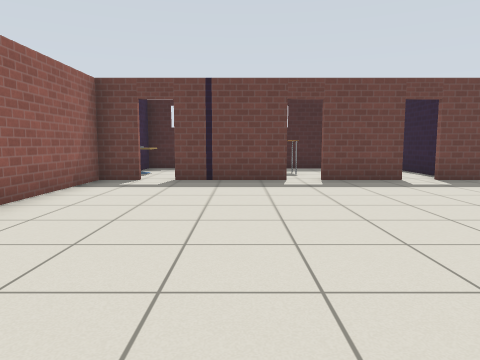
view 1 (above)

17 first-person views from a walk through a robot-simulator world made for Gazebo. The camera is 0.9 m above the floor, tilts 6° down and sees 70° across. The floor is counted in squares, 1 m on a side. Each view is taken from the middle of a square. On the plan, view 1 faces up. The plan holds only what a view shows up to about 12 squares ahead; the rest is blank. Robots are left out. Simple patterns stand in for the simulator's built-in surfaces.

view 2
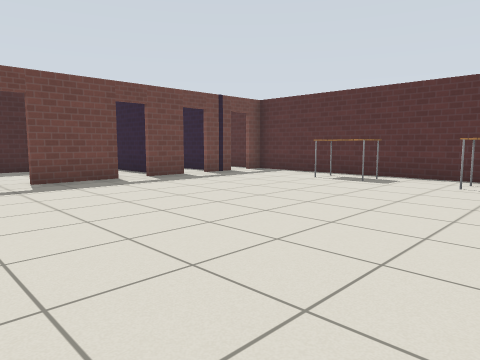

view 3
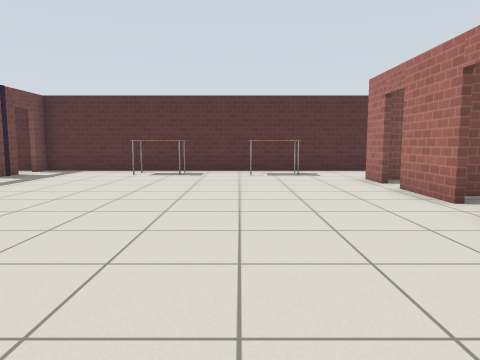

view 4
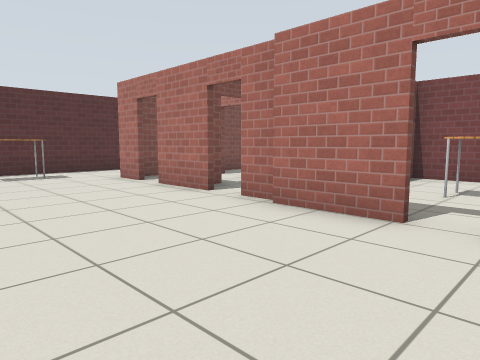

view 5
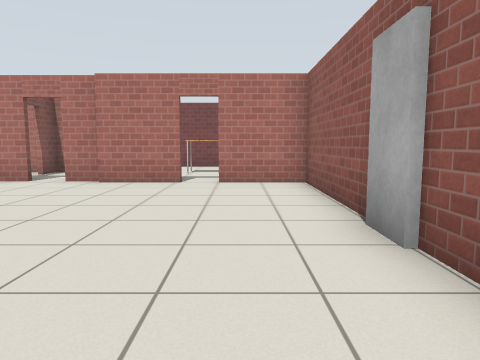

view 6
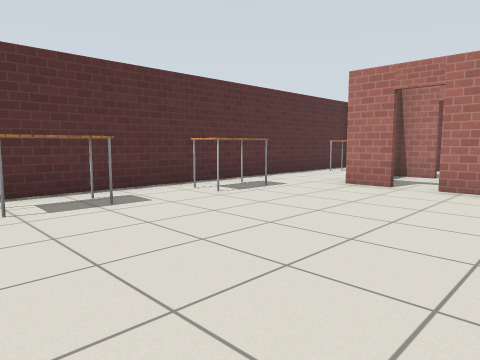

view 7
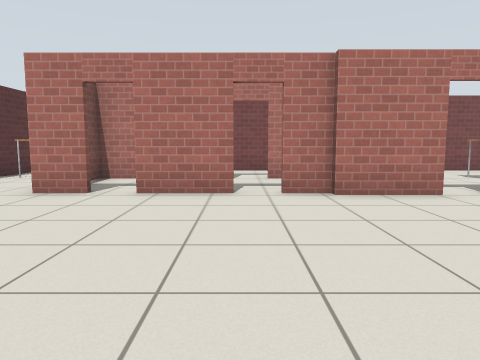

view 8
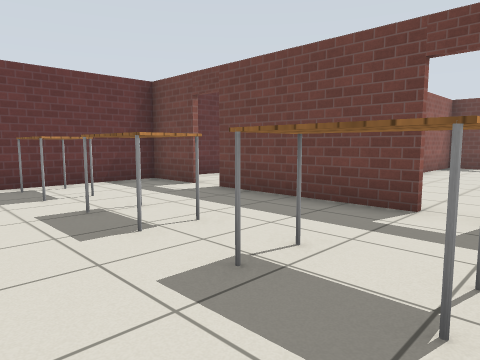

view 9
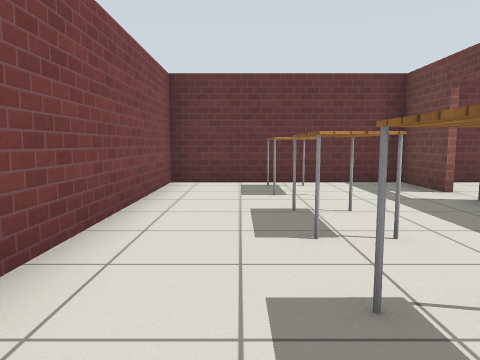

view 10
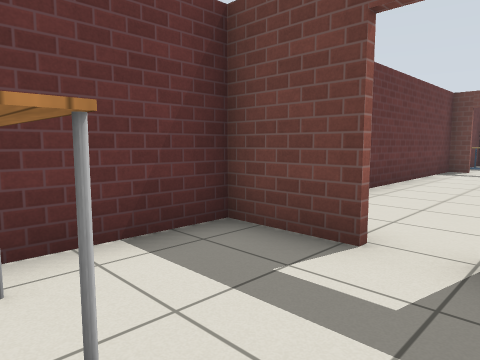

view 11
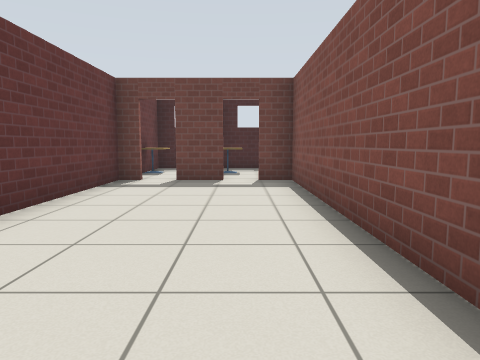

view 12
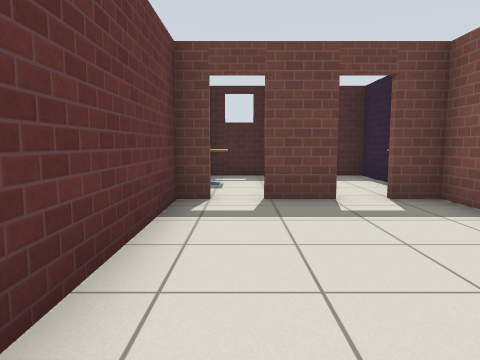

view 13
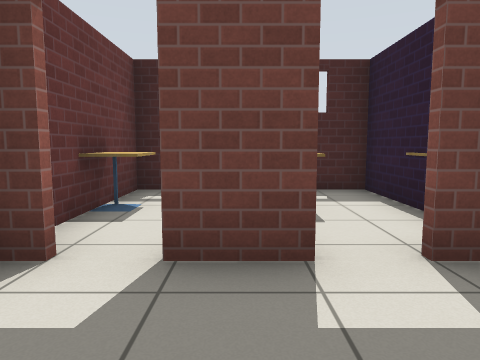

view 14
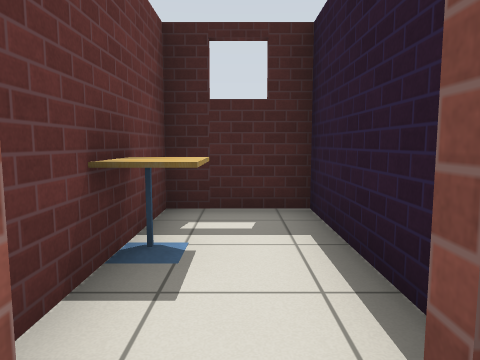

view 15
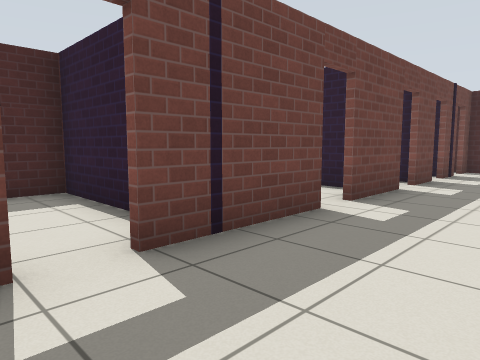

view 16
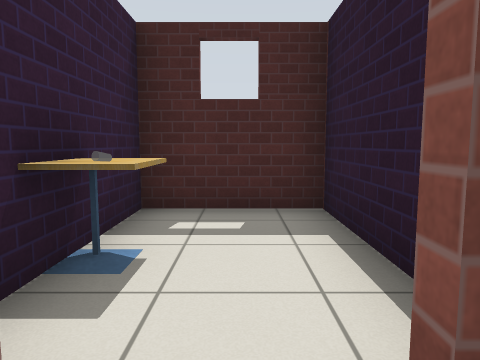

view 17
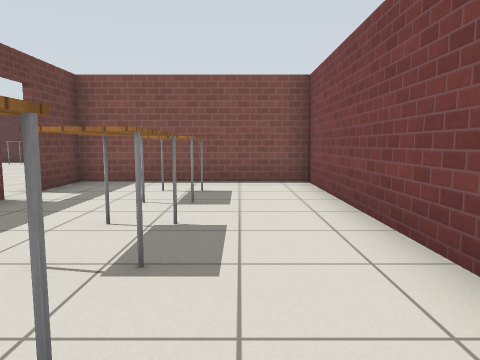

### Floor plan
Ten units are one square. View 1 is at (0, 0); x grows to the right and y downward. Boxes are objects, and circles mark ways between rooms. Rooms are numbered by the first view taken in them; rooms with no view inside come last. Other rooms are left out.
<svg viewBox="-85 -132 186 203">
<path fill="none" stroke="#000" d="M30 12 50 12M12 12 22 12M57 12 69 12M-6 10 14 10M41 -86 20 -86M12 -86 -18 -86M62 -86 49 -86M82 -86 70 -86M-25 -86 -46 -86M-35 -86 -35 10 -15 10M96 59 96 -86 90 -86M-63 12 -80 12 -80 66 12 66 12 12 -6 12M-14 12 -55 12M-37 -17 -37 -86M-54 -86 -66 -86M-74 -86 -80 -86 -80 0M-35 -127 -45 -127M-8 -101 -8 -127 -34 -127 -34 -116"/>
<rect x="-35" y="-45" width="10" height="10" fill="#bbb"><title>door leaf</title></rect>
<rect x="75" y="35" width="20" height="20" fill="#bbb"><title>other object</title></rect>
<rect x="75" y="-25" width="10" height="30" fill="#bbb"><title>table</title></rect>
<rect x="75" y="-55" width="20" height="20" fill="#bbb"><title>table</title></rect>
<rect x="-75" y="35" width="20" height="10" fill="#bbb"><title>table</title></rect>
<rect x="-45" y="35" width="20" height="10" fill="#bbb"><title>table</title></rect>
<rect x="-25" y="35" width="20" height="10" fill="#bbb"><title>table</title></rect>
<rect x="-55" y="-115" width="10" height="10" fill="#bbb"><title>other object</title></rect>
<rect x="-45" y="-115" width="20" height="10" fill="#bbb"><title>cafe table</title></rect>
<circle cx="-10" cy="10" r="3" fill="#2a7"/>
<circle cx="-20" cy="-90" r="3" fill="#2a7"/>
<circle cx="-60" cy="10" r="3" fill="#2a7"/>
<circle cx="-50" cy="-90" r="3" fill="#2a7"/>
<text x="30" y="-30">1</text>
<text x="-40" y="40">2</text>
<text x="-60" y="-40">3</text>
<text x="-30" y="-110">4</text>
</svg>
Room 1 opens to room 2. Room 1 opens to room 4. Room 2 opens to room 3. Room 3 opens to room 4.

Where each view was taken, in squares from view 1:
view 1: 0 up, 0 right, facing up
view 2: 0 up, 0 right, facing up-right
view 3: 2 up, 2 left, facing right
view 4: 3 up, 2 left, facing down-right
view 5: 7 up, 2 left, facing down
view 6: 6 up, 3 right, facing down-right
view 7: 5 up, 3 right, facing down
view 8: 6 down, 0 right, facing up-left
view 9: 5 down, 0 right, facing left
view 10: 4 down, 5 left, facing up-left
view 11: 0 up, 5 left, facing up
view 12: 3 up, 7 left, facing up
view 13: 6 up, 6 left, facing up
view 14: 8 up, 7 left, facing up
view 15: 6 up, 3 left, facing up-right
view 16: 8 up, 2 left, facing up
view 17: 5 down, 7 left, facing right
